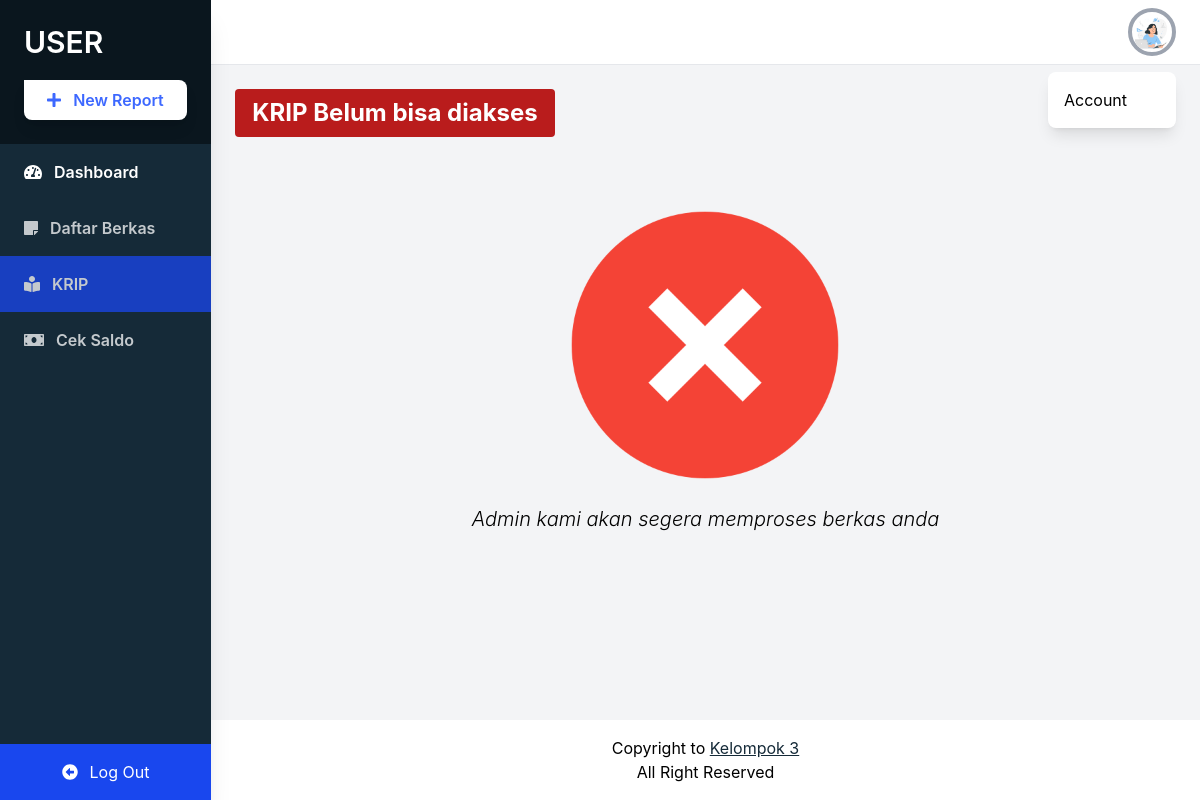
Page /Public/User/krip.php (signed in) on the earlier database version.
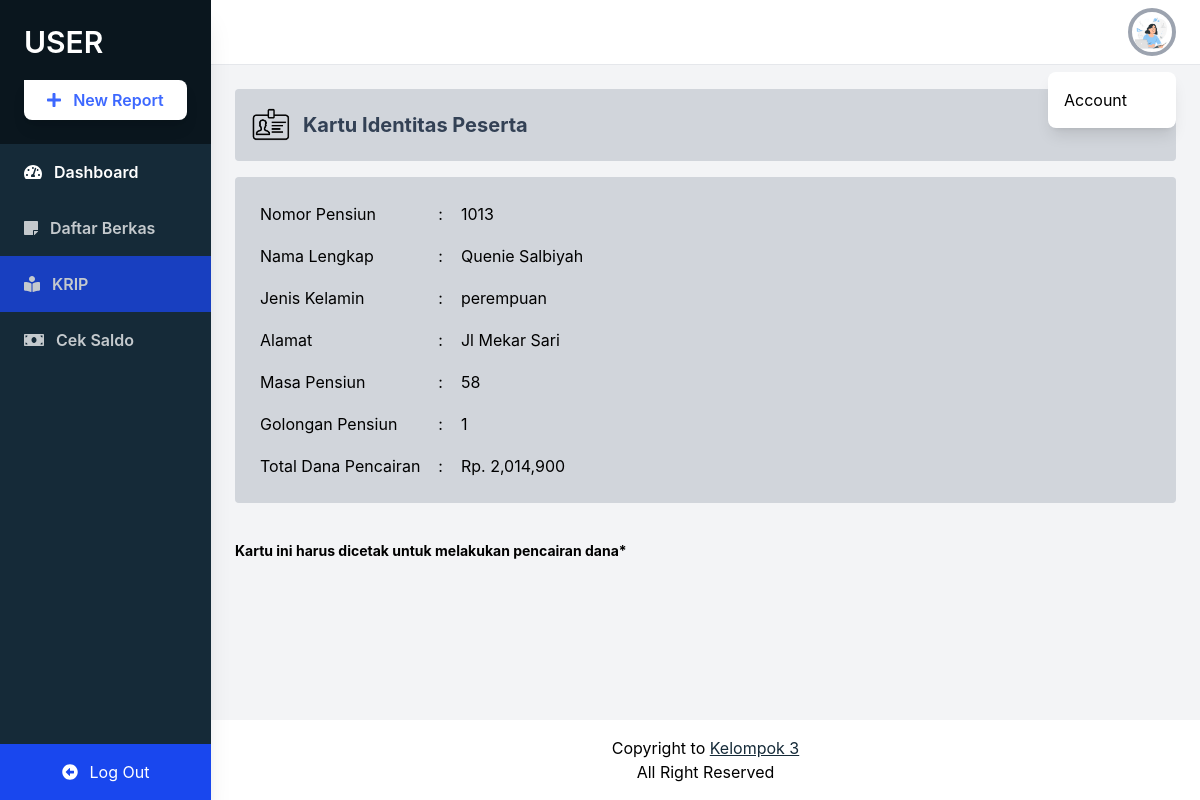
Same page on the later database version.
### tables this page shows
CREATE TABLE `user` (
  `id_user` int(100) NOT NULL,
  `username` varchar(100) NOT NULL,
  `password` varchar(100) NOT NULL,
  `email` varchar(100) NOT NULL,
  `nama` varchar(100) DEFAULT NULL,
  `no_telp` varchar(100) DEFAULT NULL,
  `tanggal_lahir` date DEFAULT NULL,
  `alamat` varchar(100) DEFAULT NULL,
  `foto` varchar(100) DEFAULT NULL,
  `role` varchar(100) NOT NULL
);

CREATE TABLE `data_diri` (
  `np` int(100) NOT NULL,
  `id_user` int(100) NOT NULL,
  `nama` varchar(100) NOT NULL,
  `nip` int(100) NOT NULL,
  `tempat_lahir` varchar(100) NOT NULL,
  `tanggal_lahir` date NOT NULL,
  `agama` varchar(100) NOT NULL,
  `jenis_kelamin` varchar(100) NOT NULL,
  `alamat` varchar(100) NOT NULL,
  `no_telp` varchar(100) NOT NULL,
  `email` varchar(100) NOT NULL,
  `status_keluarga` varchar(100) NOT NULL,
  `instansi` varchar(100) NOT NULL,
  `tgl_pegawai` date NOT NULL,
  `golongan` int(100) NOT NULL,
  `jabatan` varchar(100) NOT NULL,
  `usia_pensiun` int(100) NOT NULL,
  `iuran_perbulan` int(100) NOT NULL,
  `status_berkas` varchar(100) NOT NULL
);

CREATE TABLE `dana` (
  `golongan` int(100) NOT NULL,
  `total_dana` int(100) NOT NULL
);

### Public/Functions/function-krip.php (called while the page is built, shortened)
<?php
    $conn = mysqli_connect("localhost", "root", "", "aplikasi-pensiun");
    function query($query){
        global $conn;
        $result = mysqli_query($conn, $query);
        $rows = [];
        while ($row = mysqli_fetch_assoc($result)) {
            $rows[] = $row;
        }
        return $rows;
    }
?>

### Public/User/krip.php (the view, shortened to what this page needs)
<?php
  require_once('../Functions/function-krip.php');
  $id = $_SESSION['id_user'];
  $data = query("SELECT np, nama, nip, tempat_lahir, tanggal_lahir, agama, jenis_kelamin, alamat, no_telp, email, status_keluarga, instansi, tgl_pegawai, data_diri.golongan, dana.total_dana, jabatan, usia_pensiun, iuran_perbulan, status_berkas FROM data_diri JOIN dana ON data_diri.golongan = dana.golongan WHERE data_diri.id_user = $id AND status_berkas = 'approve'");
  $id = $_SESSION['id_user'];
  $data_foto = query("SELECT * FROM user WHERE id_user  = $id")[0];
?>
<!DOCTYPE html>
<html lang="en">
  <head>
    <script src="https://cdn.tailwindcss.com"></script>
  </head>
  <body class="bg-gray-100 font-family-inter flex">
    <aside class="relative bg-[#152A38] h-screen w-64 hidden sm:block shadow-xl">
      <div class="p-6 bg-[#0A161E]">
        <a href="index.php?id=<?= $_SESSION['id_user'] ?>&role=<?= $_SESSION['role'] ?>" class="text-white text-3xl font-semibold uppercase hover:text-gray-300">User</a>
        <button class="w-full bg-white cta-btn font-semibold py-2 mt-5 rounded-br-lg rounded-bl-lg rounded-tr-lg shadow-lg hover:shadow-xl hover:bg-gray-300 flex items-center justify-center">
          <i class="fas fa-plus mr-3"></i> New Report
        </button>
      </div>
      <nav class="text-white text-base font-semibold pt-0">
        <a href="index.php?id=<?= $_SESSION['id_user'] ?>&role=<?= $_SESSION['role'] ?>" class="flex items-center text-white py-4 pl-6 nav-item">
          <i class="fas fa-tachometer-alt mr-3"></i>
          Dashboard
        </a>
        <a href="daftar.php?id=<?= $_SESSION['id_user'] ?>&role=<?= $_SESSION['role'] ?>" class="flex items-center text-white opacity-75 hover:opacity-100 py-4 pl-6 nav-item">
          <i class="fas fa-sticky-note mr-3"></i>
          Daftar Berkas
        </a>
        <a href="krip.php?id=<?= $_SESSION['id_user'] ?>&role=<?= $_SESSION['role'] ?>" class="flex items-center active-nav-link text-white opacity-75 hover:opacity-100 py-4 pl-6 nav-item">
          <i class="fas fa-book-reader mr-3"></i>
          KRIP
        </a>
        <a href="saldo.php?id=<?= $_SESSION['id_user'] ?>&role=<?= $_SESSION['role'] ?>" class="flex items-center text-white opacity-75 hover:opacity-100 py-4 pl-6 nav-item">
          <i class="fas fa-money-bill mr-3"></i>
          Cek Saldo
        </a>
      </nav>
      <a href="../Login/logout.php"class="absolute w-full upgrade-btn bottom-0 active-nav-link text-white flex items-center justify-center py-4">
        <i class="fas fa-arrow-alt-circle-left mr-3"></i>
        Log Out
      </a>
    </aside>
    <div class="w-full flex flex-col h-screen overflow-y-hidden">
      <header class="w-full items-center bg-white py-2 px-6 hidden sm:flex">
        <div x-data="{ isOpen: false }" class="relative w-1/2 flex justify-end">
          <button @click="isOpen = !isOpen" class="realtive z-10 w-12 h-12 rounded-full overflow-hidden border-4 border-gray-400 hover:border-gray-300 focus:border-gray-300 focus:outline-none">
            <?php if ($data_foto["foto"] > 0) : ?>
                <img src="../../dist/images/<?= $data_foto["foto"]; ?>">
            <?php else : ?>
                <img src="../../dist/images/Profile.png">
            <?php endif ?>
          </button>
          <button x-show="isOpen" @click="isOpen = false" class="h-full w-full fixed inset-0 cursor-default"></button>
          <div x-show="isOpen" class="absolute w-32 bg-white rounded-lg shadow-lg py-2 mt-16">
            <a href="cekakun.php?id=<?= $_SESSION['id_user'] ?>&role=<?= $_SESSION['role'] ?>" class="block px-4 py-2 account-link hover:text-white">Account</a>
          </div>
        </div>
      </header>
      <div class="w-full h-screen overflow-x-hidden border-t flex flex-col">
        <main class="w-full flex-grow p-6">
          <?php if($data < [0]): ?>
            <div class="bg-red-700 w-80 p-2 rounded">
              <h1 class="font-bold text-2xl text-white text-center">KRIP Belum bisa diakses</h1>
            </div>
            <div class="relative w-full h-64 mt-12">
              <div class="">
                <img src="../../dist/images/decline.png" alt="decline" width="320px" class="mx-auto">
                <h1 class="font-light italic text-center text-xl">Admin kami akan segera memproses berkas anda</h1>
              </div>
            </div>
          <?php else: ?>
            <div class="flex gap-3 items-center bg-gray-300 p-4 rounded">
              <img src="../../dist/images/icon-peserta.png" alt="" width="40px" />
              <h1 class="font-bold text-xl text-slate-700">Kartu Identitas Peserta</h1>
            </div>
            <div class="mt-4 bg-gray-300 p-4 rounded">
              <table cellpadding="9">
                <tr>
                  <td>Nomor Pensiun</td>
                  <td>:</td>
                  <td><?= $data[0]['np'] ?></td>
                </tr>
                <tr>
                  <td>Nama Lengkap</td>
                  <td>:</td>
                  <td class="capitalize"><?= $data[0]['nama'] ?></td>
                </tr>
                <tr>
                  <td>Jenis Kelamin</td>
                  <td>:</td>
                  <td><?= $data[0]['jenis_kelamin'] ?></td>
                </tr>
                <tr>
                  <td>Alamat</td>
                  <td>:</td>
                  <td><?= $data[0]['alamat'] ?></td>
                </tr>
                <tr>
                  <td>Masa Pensiun</td>
                  <td>:</td>
                  <td><?= $data[0]['usia_pensiun'] ?></td>
                </tr>
                <tr>
                  <td>Golongan Pensiun</td>
                  <td>:</td>
                  <td><?= $data[0]['golongan'] ?></td>
                </tr>
                <tr>
                  <td>Total Dana Pencairan</td>
                  <td>:</td>
                  <td>Rp. <?= number_format($data[0]['total_dana'])?></td>
                </tr>
              </table>
            </div>
            <div class="relative h-10 mt-7 flex items-center gap-4">
            <h1 class="font-bold text-sm">Kartu ini harus dicetak untuk melakukan pencairan dana*</h1>
          </div>
          <?php endif; ?>
        </main>
        <footer class="w-full bg-white text-center p-4">
            Copyright to <a target="_blank" href="https://github.com/Queniex/Aplikasi-Pensiun" class="underline text-[#152A38] hover:text-blue-500">Kelompok 3</a><br>
            All Right Reserved
        </footer>
      </div>
    </div>
  </body>
</html>

### Public/User/krip.php (style rules this page uses)
.font-family-inter { font-family: "Inter", sans-serif; }
.cta-btn { color: #3d68ff; }
.upgrade-btn { background: #1947ee; }
.active-nav-link { background: #1947ee; }

Differences in the rows shown:
now on this page (row edited): data_diri: np "1013", nama "Quenie Salbiyah", jenis_kelamin "perempuan", alamat "Jl Mekar Sari", usia_pensiun "58", golongan "1", dana.total_dana "2,014,900"
Other differences:
text no longer shown: "KRIP Belum bisa diakses Admin kami akan segera memproses berkas anda"
text now shown: "Kartu Identitas Peserta Nomor Pensiun : Nama Lengkap : Jenis Kelamin : Alamat : Masa Pensiun : Golongan Pensiun : Total Dana Pencairan : Rp. Kartu ini harus dicetak untuk melakukan pencairan dana*"
